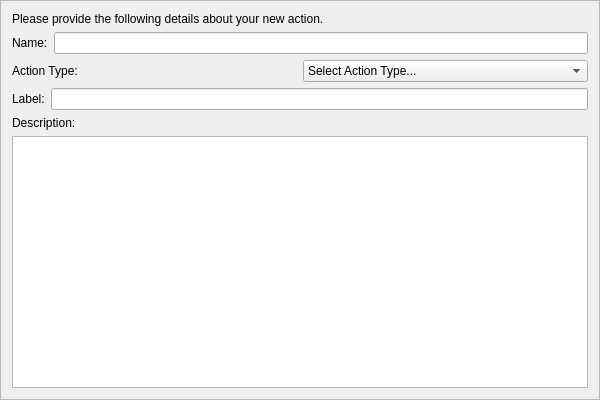
<?xml version="1.0" encoding="UTF-8"?>
<ui version="4.0">
 <class>actionWizardInformationFrame</class>
 <widget class="QFrame" name="actionWizardInformationFrame">
  <property name="geometry">
   <rect>
    <x>0</x>
    <y>0</y>
    <width>600</width>
    <height>400</height>
   </rect>
  </property>
  <property name="windowTitle">
   <string>Action Information</string>
  </property>
  <property name="frameShape">
   <enum>QFrame::StyledPanel</enum>
  </property>
  <property name="frameShadow">
   <enum>QFrame::Raised</enum>
  </property>
  <layout class="QVBoxLayout" name="verticalLayout_2">
   <item>
    <widget class="QLabel" name="instructionsLabel">
     <property name="text">
      <string>Please provide the following details about your new action.</string>
     </property>
    </widget>
   </item>
   <item>
    <layout class="QHBoxLayout" name="horizontalLayout">
     <item>
      <widget class="QLabel" name="nameLabel">
       <property name="toolTip">
        <string>The name of the action as it appears in viewers and the 
Event Wizard.</string>
       </property>
       <property name="text">
        <string>Name:</string>
       </property>
      </widget>
     </item>
     <item>
      <widget class="QLineEdit" name="nameLineEdit">
       <property name="toolTip">
        <string>The name of the action as it appears in viewers and the 
Event Wizard.</string>
       </property>
      </widget>
     </item>
    </layout>
   </item>
   <item>
    <layout class="QHBoxLayout" name="horizontalLayout_3">
     <item>
      <widget class="QLabel" name="actionTypeLabel">
       <property name="toolTip">
        <string>You must select an Action Type for your Action. The Action 
Type is used to organize Actions in the Action Library. 
Four basic Action Types are provided:

* Audio - used to play audio for a specified period of time
* Video - used to play video for a specified period of time
* Text - used to display text for a specified period of time
* Image - used to display an image for a specified period of time
* Pause - used to specify a dely or 'pause' for a specified period of time</string>
       </property>
       <property name="text">
        <string>Action Type:</string>
       </property>
      </widget>
     </item>
     <item>
      <widget class="QComboBox" name="actionTypeComboBox">
       <property name="toolTip">
        <string>You must select an Action Type for your Action. The Action 
Type is used to organize Actions in the Action Library. 
Four basic Action Types are provided:

* Audio - used to play audio for a specified period of time
* Video - used to play video for a specified period of time
* Text - used to display text for a specified period of time
* Image - used to display an image for a specified period of time
* Pause - used to specify a dely or 'pause' for a specified period of time</string>
       </property>
       <item>
        <property name="text">
         <string>Select Action Type...</string>
        </property>
       </item>
       <item>
        <property name="text">
         <string>Pause</string>
        </property>
       </item>
       <item>
        <property name="text">
         <string>Text</string>
        </property>
       </item>
       <item>
        <property name="text">
         <string>Audio</string>
        </property>
       </item>
       <item>
        <property name="text">
         <string>Video</string>
        </property>
       </item>
       <item>
        <property name="text">
         <string>Image</string>
        </property>
       </item>
      </widget>
     </item>
    </layout>
   </item>
   <item>
    <layout class="QHBoxLayout" name="horizontalLayout_2">
     <item>
      <widget class="QLabel" name="labelLabel">
       <property name="toolTip">
        <string>A short description of the action. 255 characters maximum.</string>
       </property>
       <property name="text">
        <string>Label:</string>
       </property>
      </widget>
     </item>
     <item>
      <widget class="QLineEdit" name="labelLineEdit">
       <property name="toolTip">
        <string>A short description of the action. 255 characters maximum.</string>
       </property>
      </widget>
     </item>
    </layout>
   </item>
   <item>
    <layout class="QVBoxLayout" name="verticalLayout">
     <item>
      <widget class="QLabel" name="descriptionLabel">
       <property name="toolTip">
        <string>A full event description of arbitrary length.</string>
       </property>
       <property name="text">
        <string>Description:</string>
       </property>
      </widget>
     </item>
     <item>
      <widget class="QTextEdit" name="descriptionTextEdit">
       <property name="toolTip">
        <string>A full action description of arbitrary length.</string>
       </property>
      </widget>
     </item>
    </layout>
   </item>
  </layout>
 </widget>
 <resources/>
 <connections/>
</ui>
